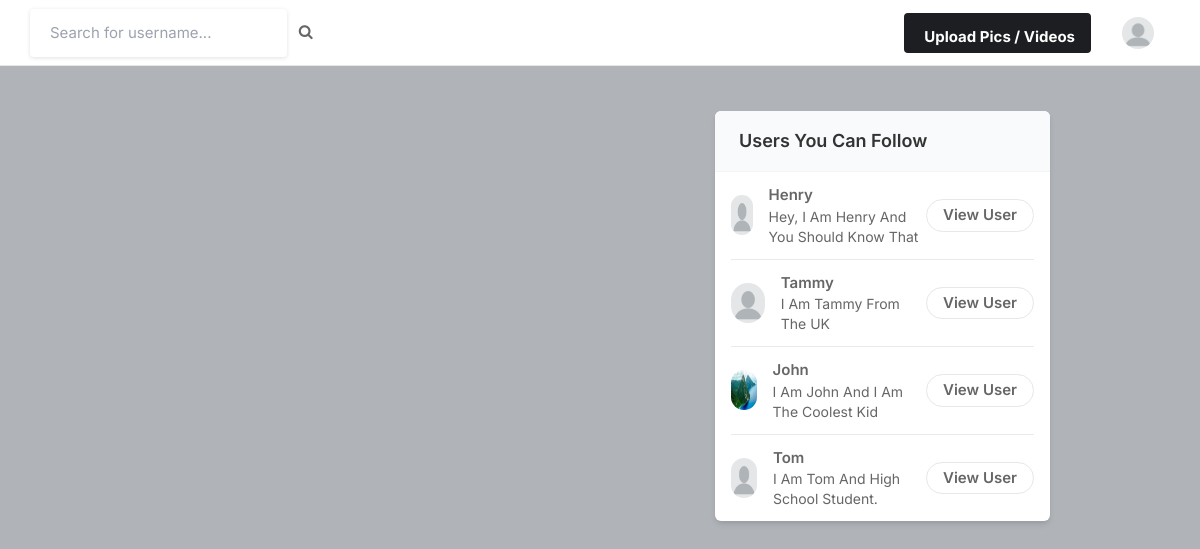
/ (signed in), run on an earlier commit of the app's database.
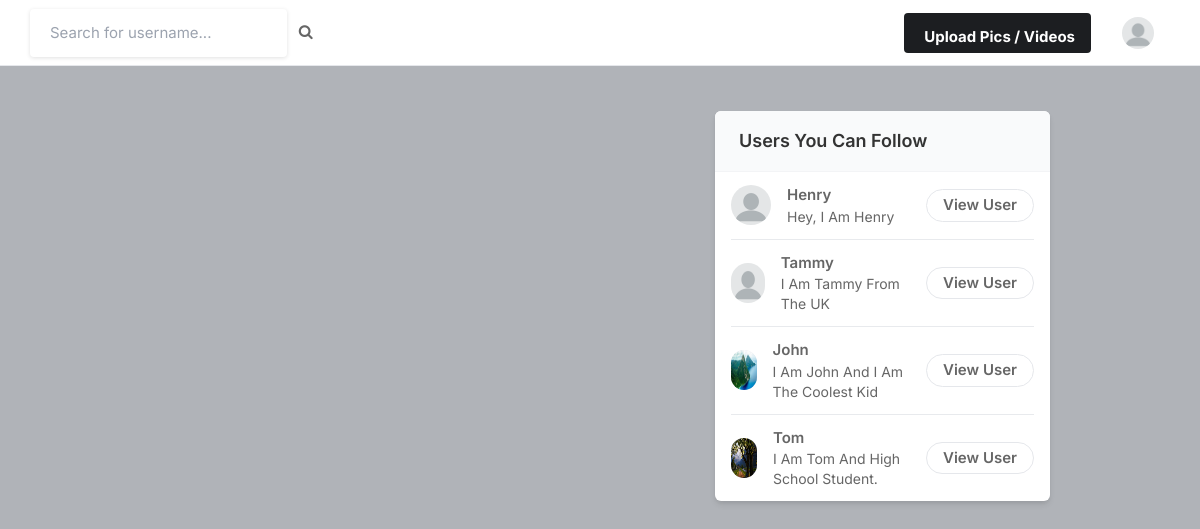
And on a later commit of the database.
### core/models.py (models this page shows, shortened)
class Profile(models.Model):
    user = models.ForeignKey(User, on_delete = models.CASCADE)
    id_user = models.IntegerField(null = True)
    bio = models.TextField(blank = True)
    profileimg = models.ImageField(upload_to = 'profile_images', default = 'blank-profile-picture.png')
    location = models.CharField(max_length = 100, blank = True)

### core/views.py (the view)
# urls.py: path('', views.index, name = 'index'),
@login_required(login_url = 'signin')
def index(request):
    user_object = User.objects.get(username = request.user.username)
    user_profile = Profile.objects.get(user = user_object)
    user_following_list = []
    feed = []
    user_following = FollowersCount.objects.filter(follower = request.user.username)
    for users in user_following:
        user_following_list.append(users.user)
    for usernames in user_following_list:
        feed_lists = Post.objects.filter(user = usernames)
        feed.append(feed_lists)
    feed_list = list(chain(*feed))
    all_users = User.objects.all()
    user_following_all = []
    for user in user_following:
        user_list = User.objects.get(username = user.user)
        user_following_all.append(user_list)
    new_suggestions_list = [x for x in list(all_users) if (x not in list(user_following_all))]
    current_user = User.objects.filter(username = request.user.username)
    final_suggestions_list = [x for x in list(new_suggestions_list) if (x not in list(current_user))]
    random.shuffle(final_suggestions_list)
    username_profile = []
    username_profile_list = []
    for users in final_suggestions_list:
        username_profile.append(users.pk)
    for ids in username_profile:
        profile_lists = Profile.objects.filter(id_user = ids)
        username_profile_list.append(profile_lists)
    suggestions_username_profile_lists = list(chain(*username_profile_list))
    return render(request, 'index.html', {'user_profile': user_profile, 'posts': feed_list, 'suggestions_username_profile_lists': suggestions_username_profile_lists[:4]})

### templates/index.html (shortened to what this page needs)
{% load static %}
<!DOCTYPE html>
<html lang="en">
<head>
    <link rel="stylesheet" href="{% static 'assets/css/icons.css' %}">
    <link rel="stylesheet" href="{% static 'assets/css/uikit.css' %}">
    <link rel="stylesheet" href="{% static 'assets/css/style.css' %}">
    <link rel="stylesheet" href="{% static 'assets/css/tailwind.css' %}">
    <link rel="stylesheet" href="https://cdnjs.cloudflare.com/ajax/libs/font-awesome/4.7.0/css/font-awesome.min.css">
</head>
<body>
            <header>
                <div class="header_inner">
                    <form action = "/search" method = "POST">
                    <div class="left-side">
                            <input type="text" name = "username" placeholder="Search for username...">&nbsp; &nbsp;
                            <button type = "submit"><i class="fa fa-search fa-1x"></i></button>
                    </div>
                    </form>
                    <div class="right-side lg:pr-4">
                        <a href="#"
                            class="bg-pink-500 flex font-bold hidden hover:bg-pink-600 hover:text-white inline-block items-center lg:block max-h-10 mr-4 px-4 py-2 rounded shado text-white">
                              Upload Pics / Videos
                        </a>
                        <a href="#">
                            <img src="{{user_profile.profileimg.url}}" class="header-avatar" alt="">
                        </a>
                    </div>
                </div>
            </header>
            <div class="container m-auto">
                <div class="lg:flex justify-center lg:space-x-10 lg:space-y-0 space-y-5">
                    <div class="space-y-5 flex-shrink-0 lg:w-7/12">
                    </div>
                    <div class="lg:w-5/12">
                        <div class="bg-white  shadow-md rounded-md overflow-hidden">
                            <div class="bg-gray-50  border-b border-gray-100 flex items-baseline justify-between py-4 px-6 ">
                                <h2 class="font-semibold text-lg">Users You Can Follow</h2>
                            </div>
                            <div class="divide-gray-300 divide-gray-50 divide-opacity-50 divide-y px-4 ">
                                {% for suggestion in suggestions_username_profile_lists %}
                                <div class="flex items-center justify-between py-3">
                                    <div class="flex flex-1 items-center space-x-4">
                                        <a href="/profile/{{suggestion.user}}">
                                            <img src="{{suggestion.profileimg.url}}" class="bg-gray-200 rounded-full w-10 h-10">
                                        </a>
                                        <div class="flex flex-col">
                                            <span class="block capitalize font-semibold"> {{suggestion.user}} </span>
                                            <span class="block capitalize text-sm"> {{suggestion.bio}} </span>
                                        </div>
                                    </div>
                                    <a href="/profile/{{suggestion.user}}" class="border border-gray-200 font-semibold px-4 py-1 rounded-full hover:bg-pink-600 hover:text-white hover:border-pink-600 "> View User </a>
                                </div>
                                {% endfor %}
                            </div>
                        </div>
                    </div>
                </div>
            </div>
</body>
</html>

What changed in the data, as far as the page shows it:
changed Profile "Henry": bio "Hey, I Am Henry And You Should Know That" → "Hey, I Am Henry"
changed Profile "I Am Tom And High School Student.": profileimg: picture added in place of a placeholder
